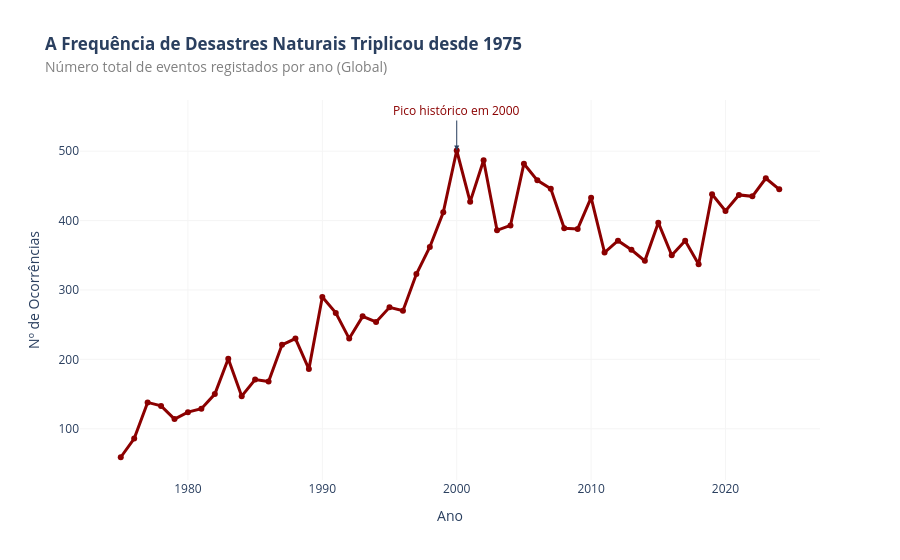

Notebook code cell kept with this figure:
### Markdown cell above
1: A Escala do Problema - O Aumento da Frequência de Desastres

Para iniciar o nosso relatório, analisamos a evolução do número total de desastres naturais registados anualmente entre 1975 e 2024. Este gráfico serve para estabelecer o contexto de urgência, demonstrando como a ocorrência de eventos extremos se tornou mais comum nas últimas décadas.

Seguindo os princípios da disciplina:
* **Tempo no Eixo X:** Como recomendado na Aula 4, utilizamos o eixo horizontal para a progressão temporal.
* **Data-Ink Ratio:** Removemos elementos desnecessários e focamos na linha de tendência para facilitar a leitura.
* **Título de Insight:** O título comunica imediatamente a descoberta principal.

### Code cell
# 1. Agrupar os dados para contar o número de desastres por ano
# Usamos o 'DisNo.' como identificador único para a contagem
frequencia_anual = df_emdat.groupby('Start Year').size().reset_index(name='Total de Desastres')

# 2. Criar o gráfico de linha para mostrar a tendência ao longo do tempo
fig = px.line(
    frequencia_anual, 
    x='Start Year', 
    y='Total de Desastres',
    title="<b>A Frequência de Desastres Naturais Triplicou desde 1975</b><br><span style='font-size:14px; color:gray'>Número total de eventos registados por ano (Global)</span>",
    labels={'Start Year': 'Ano', 'Total de Desastres': 'Nº de Ocorrências'},
    markers=True # Adiciona pontos para facilitar a leitura de anos específicos
)

# 3. Formatação do gráfico 
fig.update_traces(line_color='darkred', line_width=3) # Cor de destaque

fig.update_layout(
    plot_bgcolor='white',
    hovermode='x unified', 
    xaxis=dict(showgrid=True, gridcolor='whitesmoke'),
    yaxis=dict(showgrid=True, gridcolor='whitesmoke')
)

# Adicionar anotação 
ano_pico = frequencia_anual.loc[frequencia_anual['Total de Desastres'].idxmax(), 'Start Year']
valor_pico = frequencia_anual['Total de Desastres'].max()

fig.add_annotation(
    x=ano_pico, y=valor_pico,
    text=f"Pico histórico em {int(ano_pico)}",
    showarrow=True, arrowhead=2,
    ax=0, ay=-40,
    font=dict(color="darkred", size=12)
)

fig.show()

### Figure 1 — Plotly figure (JSON) as saved in the notebook; plotly's stock layout.template omitted (floating-point values rounded to 4 significant figures)
{"data": [{"hovertemplate": "Ano=%{x}<br>Nº de Ocorrências=%{y}<extra></extra>", "legendgroup": "", "line": {"color": "darkred", "dash": "solid", "width": 3}, "marker": {"symbol": "circle"}, "mode": "lines+markers", "name": "", "orientation": "v", "showlegend": false, "type": "scatter", "x": [1975, 1976, 1977, 1978, 1979, 1980, 1981, 1982, 1983, 1984, 1985, 1986, 1987, 1988, 1989, 1990, 1991, 1992, 1993, 1994, 1995, 1996, 1997, 1998, 1999, 2000, 2001, 2002, 2003, 2004, 2005, 2006, 2007, 2008, 2009, 2010, 2011, 2012, 2013, 2014, 2015, 2016, 2017, 2018, 2019, 2020, 2021, 2022, 2023, 2024], "xaxis": "x", "y": [59, 86, 138, 133, 114, 124, 129, 150, 201, 147, 171, 168, 221, 230, 186, 290, 267, 230, 262, 254, 275, 270, 323, 362, 412, 501, 427, 487, 386, 393, 482, 458, 446, 389, 388, 433, 354, 371, 358, 342, 397, 350, 371, 337, 438, 414, 437, 435, 461, 445], "yaxis": "y"}], "layout": {"annotations": [{"arrowhead": 2, "ax": 0, "ay": -40, "font": {"color": "darkred", "size": 12}, "showarrow": true, "text": "Pico histórico em 2000", "x": 2000, "y": 501}], "hovermode": "x unified", "legend": {"tracegroupgap": 0}, "plot_bgcolor": "white", "title": {"text": "<b>A Frequência de Desastres Naturais Triplicou desde 1975</b><br><span style='font-size:14px; color:gray'>Número total de eventos registados por ano (Global)</span>"}, "xaxis": {"anchor": "y", "domain": [0, 1], "gridcolor": "whitesmoke", "showgrid": true, "title": {"text": "Ano"}}, "yaxis": {"anchor": "x", "domain": [0, 1], "gridcolor": "whitesmoke", "showgrid": true, "title": {"text": "Nº de Ocorrências"}}}}
